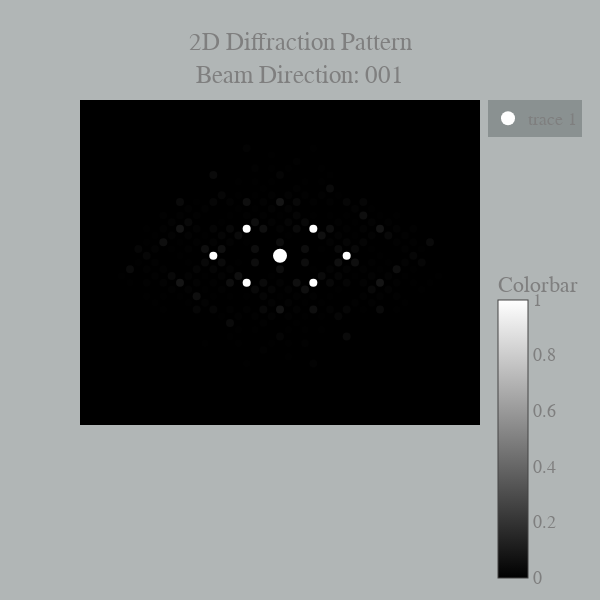

Write notebook code for a chart like this one.
### Code cell
from pymatgen.io.cif import CifParser
import sys
sys.path.insert(1, 'pymatgen/pymatgen/analysis/diffraction')
import tem
TEM_calc = tem.TEMCalculator()
#s1 is cubic
p1 = CifParser("Fe2O3_mp-565814_conventional_standard.cif")
s1 = p1.get_structures()[0]
#s2 is orthorhombic
p2 = CifParser("Fe2O3_mp-542896_conventional_standard.cif")
s2 = p2.get_structures()[0]
TEM_calc.show_plot_2d(s1)

### Figure 1 — Plotly figure (JSON) as saved in the notebook; plotly's stock layout.template omitted (floating-point values rounded to 4 significant figures; data arrays with more than 128 entries replaced by an {"elided": "..."} marker saying what was removed)
{"data": [{"hoverinfo": "text", "marker": {"cmax": 1, "cmin": 0, "color": {"elided": "483 float values"}, "colorbar": {"title": {"text": "Colorbar"}, "yanchor": "top"}, "colorscale": [[0, "black"], [1, "white"]], "size": 8}, "mode": "markers", "showlegend": false, "text": {"elided": "483 str values"}, "type": "scatter", "uid": "0b365527-cde8-4eb9-875f-7dbab18547fc", "x": {"elided": "483 float values"}, "y": {"elided": "483 float values"}}, {"hoverinfo": "text", "marker": {"cmax": 1, "cmin": 0, "color": "white", "size": 14}, "mode": "markers", "text": "(0, 0, 0): Direct beam", "type": "scatter", "uid": "3d8f0a76-65e4-4179-871e-daca594c5160", "x": [0], "y": [0]}], "layout": {"font": {"color": "#7f7f7f", "family": "Comic Sans, monospace", "size": 18}, "height": 600, "hovermode": "closest", "paper_bgcolor": "rgba(100,110,110,0.5)", "plot_bgcolor": "black", "title": {"text": "2D Diffraction Pattern<br>Beam Direction: 001"}, "width": 600, "xaxis": {"autorange": true, "showgrid": false, "showline": false, "showticklabels": false, "ticks": "", "zeroline": false}, "yaxis": {"autorange": true, "showgrid": false, "showline": false, "showticklabels": false, "ticks": "", "zeroline": false}}}
